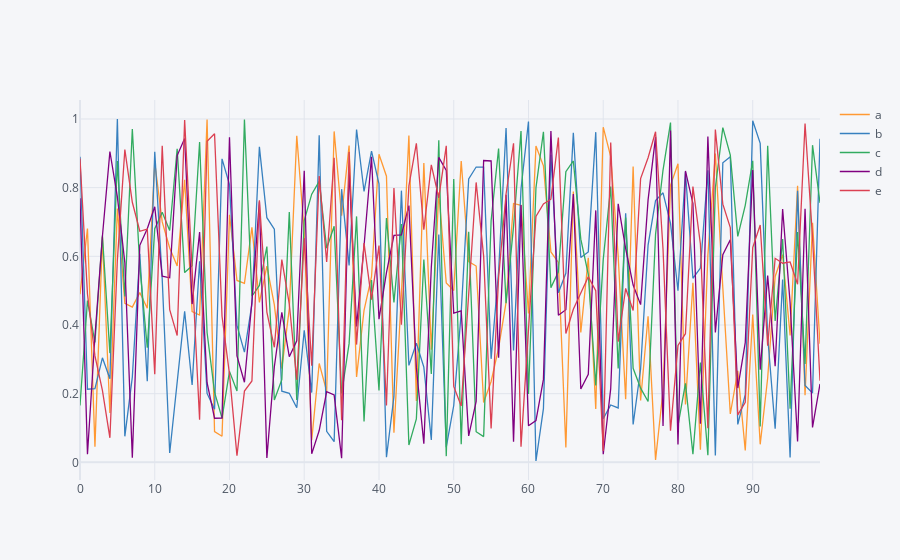

Source (notebook cell):
### Markdown cell above
# Point Plot

### Code cell
df.iplot(kind='scatter')
